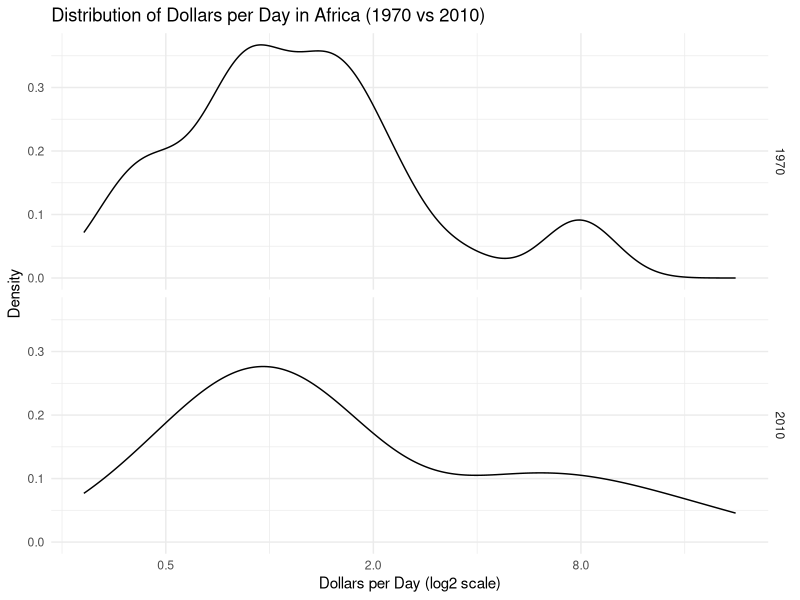

Reproduce this figure in R.
# Instructions
# Now we are going to combine the plotting tools we have used in the past two exercises 
# to create density plots for multiple years.

# Instructions
# Create the dollars_per_day variable as in Exercise 7, but for African countries 
# in the years 1970 and 2010 this time.

# Make sure you remove any NA values.

# Create a smooth density plot of dollars per day for 1970 and 2010 using a log (base 2) scale for the x axis.

# Use facet_grid to show a different density plot for 1970 and 2010.

library(dplyr)
library(ggplot2)
library(dslabs)

# Carregar o dataset
data(gapminder)

#cria a variável dollars_per_day para os países africanos nos anos 1970 e 2010, removendo NAs
daydollars <- gapminder %>%
  mutate(dollars_per_day = gdp / population / 365) %>%
  filter(continent == "Africa", year %in% c(1970, 2010), !is.na(dollars_per_day))

#cria o gráfico de densidade com facet_grid para separar os anos
p <- daydollars %>%
  ggplot(aes(x = dollars_per_day)) +
  geom_density() +
  scale_x_continuous(trans = "log2") +
  facet_grid(year ~ .) +
  labs(title = "Distribution of Dollars per Day in Africa (1970 vs 2010)",
       x = "Dollars per Day (log2 scale)",
       y = "Density") +
  theme_minimal()

#exibir o gráfico
print(p)
